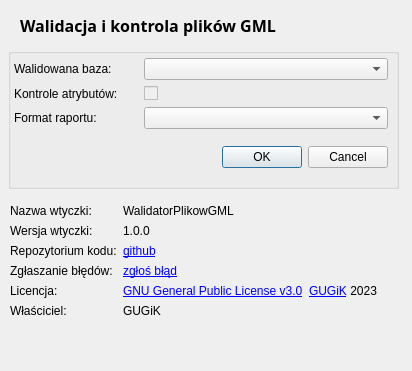
<?xml version="1.0" encoding="UTF-8"?>
<ui version="4.0">
 <class>walidatorPlikowGMLDialogBase</class>
 <widget class="QDialog" name="walidatorPlikowGMLDialogBase">
  <property name="geometry">
   <rect>
    <x>0</x>
    <y>0</y>
    <width>412</width>
    <height>371</height>
   </rect>
  </property>
  <property name="sizePolicy">
   <sizepolicy hsizetype="Minimum" vsizetype="Minimum">
    <horstretch>0</horstretch>
    <verstretch>0</verstretch>
   </sizepolicy>
  </property>
  <property name="minimumSize">
   <size>
    <width>412</width>
    <height>371</height>
   </size>
  </property>
  <property name="windowTitle">
   <string>Walidator Plikow GML</string>
  </property>
  <property name="windowIcon">
   <iconset>
    <normaloff>icon.png</normaloff>icon.png</iconset>
  </property>
  <widget class="QLabel" name="label_2">
   <property name="geometry">
    <rect>
     <x>20</x>
     <y>10</y>
     <width>371</width>
     <height>31</height>
    </rect>
   </property>
   <property name="font">
    <font>
     <family>Arial Black</family>
     <pointsize>12</pointsize>
     <weight>75</weight>
     <bold>true</bold>
    </font>
   </property>
   <property name="text">
    <string>Walidacja i kontrola plików GML</string>
   </property>
  </widget>
  <widget class="QGroupBox" name="groupBox">
   <property name="geometry">
    <rect>
     <x>8</x>
     <y>48</y>
     <width>391</width>
     <height>141</height>
    </rect>
   </property>
   <property name="title">
    <string/>
   </property>
   <widget class="QWidget" name="formLayoutWidget">
    <property name="geometry">
     <rect>
      <x>6</x>
      <y>10</y>
      <width>384</width>
      <height>121</height>
     </rect>
    </property>
    <layout class="QGridLayout" name="gridLayout_2">
     <property name="sizeConstraint">
      <enum>QLayout::SetMinimumSize</enum>
     </property>
     <item row="3" column="1">
      <spacer name="verticalSpacer_2">
       <property name="orientation">
        <enum>Qt::Vertical</enum>
       </property>
       <property name="sizeHint" stdset="0">
        <size>
         <width>20</width>
         <height>40</height>
        </size>
       </property>
      </spacer>
     </item>
     <item row="0" column="2">
      <widget class="QComboBox" name="comboBox"/>
     </item>
     <item row="2" column="2">
      <widget class="QComboBox" name="comboBox_2"/>
     </item>
     <item row="1" column="2">
      <widget class="QCheckBox" name="checkBox">
       <property name="enabled">
        <bool>false</bool>
       </property>
       <property name="text">
        <string/>
       </property>
      </widget>
     </item>
     <item row="0" column="0">
      <widget class="QLabel" name="label">
       <property name="text">
        <string>Walidowana baza:</string>
       </property>
      </widget>
     </item>
     <item row="1" column="0">
      <widget class="QLabel" name="label_17">
       <property name="text">
        <string>Kontrole atrybutów:</string>
       </property>
      </widget>
     </item>
     <item row="2" column="0">
      <widget class="QLabel" name="label_18">
       <property name="text">
        <string>Format raportu:</string>
       </property>
      </widget>
     </item>
     <item row="0" column="3">
      <spacer name="horizontalSpacer_2">
       <property name="orientation">
        <enum>Qt::Horizontal</enum>
       </property>
       <property name="sizeType">
        <enum>QSizePolicy::Fixed</enum>
       </property>
       <property name="sizeHint" stdset="0">
        <size>
         <width>10</width>
         <height>20</height>
        </size>
       </property>
      </spacer>
     </item>
     <item row="3" column="2">
      <widget class="QDialogButtonBox" name="button_box">
       <property name="orientation">
        <enum>Qt::Horizontal</enum>
       </property>
       <property name="standardButtons">
        <set>QDialogButtonBox::Cancel|QDialogButtonBox::Ok</set>
       </property>
      </widget>
     </item>
    </layout>
   </widget>
  </widget>
  <widget class="QWidget" name="horizontalLayoutWidget">
   <property name="geometry">
    <rect>
     <x>10</x>
     <y>204</y>
     <width>461</width>
     <height>151</height>
    </rect>
   </property>
   <layout class="QHBoxLayout" name="horizontalLayout">
    <property name="sizeConstraint">
     <enum>QLayout::SetFixedSize</enum>
    </property>
    <item>
     <layout class="QGridLayout" name="gridLayout">
      <item row="1" column="0">
       <widget class="QLabel" name="label_9">
        <property name="text">
         <string>Wersja wtyczki:</string>
        </property>
       </widget>
      </item>
      <item row="1" column="1">
       <widget class="QLabel" name="label_14">
        <property name="text">
         <string>1.0.0</string>
        </property>
       </widget>
      </item>
      <item row="0" column="0">
       <widget class="QLabel" name="label_10">
        <property name="text">
         <string>Nazwa wtyczki:</string>
        </property>
       </widget>
      </item>
      <item row="5" column="0">
       <widget class="QLabel" name="label_8">
        <property name="text">
         <string>Właściciel:</string>
        </property>
       </widget>
      </item>
      <item row="3" column="0">
       <widget class="QLabel" name="label_4">
        <property name="text">
         <string>Zgłaszanie błędów:</string>
        </property>
       </widget>
      </item>
      <item row="4" column="1">
       <widget class="QLabel" name="label_15">
        <property name="text">
         <string>&lt;html&gt;&lt;head/&gt;&lt;body&gt;&lt;a href=&quot;https://www.gnu.org/licenses/gpl-3.0.html&quot;&gt;GNU General Public License v3.0&lt;/a&gt;&lt;/body&gt;&lt;/html&gt;</string>
        </property>
        <property name="openExternalLinks">
         <bool>true</bool>
        </property>
       </widget>
      </item>
      <item row="4" column="0">
       <widget class="QLabel" name="label_7">
        <property name="text">
         <string>Licencja:</string>
        </property>
       </widget>
      </item>
      <item row="3" column="1">
       <widget class="QLabel" name="label_13">
        <property name="text">
         <string>&lt;a href=&quot;https://github.com/MarcinLebiecki/WalidatorPlikowGML/issues&quot;&gt;zgłoś błąd&lt;/a&gt;</string>
        </property>
        <property name="openExternalLinks">
         <bool>true</bool>
        </property>
       </widget>
      </item>
      <item row="5" column="1">
       <widget class="QLabel" name="label_16">
        <property name="text">
         <string>GUGiK</string>
        </property>
       </widget>
      </item>
      <item row="0" column="1">
       <widget class="QLabel" name="label_12">
        <property name="text">
         <string>WalidatorPlikowGML</string>
        </property>
       </widget>
      </item>
      <item row="2" column="0">
       <widget class="QLabel" name="label_5">
        <property name="text">
         <string>Repozytorium kodu:</string>
        </property>
       </widget>
      </item>
      <item row="2" column="1">
       <widget class="QLabel" name="label_11">
        <property name="text">
         <string>&lt;html&gt;&lt;head/&gt;&lt;body&gt;&lt;p&gt;&lt;a href=&quot;https://github.com/MarcinLebiecki/WalidatorPlikowGML&quot;&gt;&lt;span style=&quot; text-decoration: underline; color:#0000ff;&quot;&gt;github&lt;/span&gt;&lt;/a&gt;&lt;/p&gt;&lt;/body&gt;&lt;/html&gt;</string>
        </property>
        <property name="openExternalLinks">
         <bool>true</bool>
        </property>
       </widget>
      </item>
     </layout>
    </item>
    <item>
     <layout class="QVBoxLayout" name="verticalLayout_3">
      <item>
       <spacer name="verticalSpacer">
        <property name="orientation">
         <enum>Qt::Vertical</enum>
        </property>
        <property name="sizeHint" stdset="0">
         <size>
          <width>20</width>
          <height>40</height>
         </size>
        </property>
       </spacer>
      </item>
      <item>
       <widget class="QLabel" name="label_3">
        <property name="text">
         <string>&lt;a href=&quot;https://www.gov.pl/web/gugik/&quot;&gt;GUGiK&lt;/a&gt; 2023</string>
        </property>
       </widget>
      </item>
      <item>
       <widget class="QLabel" name="label_6">
        <property name="sizePolicy">
         <sizepolicy hsizetype="Fixed" vsizetype="Fixed">
          <horstretch>0</horstretch>
          <verstretch>0</verstretch>
         </sizepolicy>
        </property>
        <property name="text">
         <string/>
        </property>
        <property name="pixmap">
         <pixmap>GUGiK_logo.png</pixmap>
        </property>
        <property name="scaledContents">
         <bool>true</bool>
        </property>
       </widget>
      </item>
     </layout>
    </item>
   </layout>
  </widget>
 </widget>
 <resources/>
 <connections>
  <connection>
   <sender>button_box</sender>
   <signal>accepted()</signal>
   <receiver>walidatorPlikowGMLDialogBase</receiver>
   <slot>accept()</slot>
   <hints>
    <hint type="sourcelabel">
     <x>380</x>
     <y>185</y>
    </hint>
    <hint type="destinationlabel">
     <x>205</x>
     <y>185</y>
    </hint>
   </hints>
  </connection>
  <connection>
   <sender>button_box</sender>
   <signal>rejected()</signal>
   <receiver>walidatorPlikowGMLDialogBase</receiver>
   <slot>reject()</slot>
   <hints>
    <hint type="sourcelabel">
     <x>380</x>
     <y>185</y>
    </hint>
    <hint type="destinationlabel">
     <x>205</x>
     <y>185</y>
    </hint>
   </hints>
  </connection>
 </connections>
</ui>
